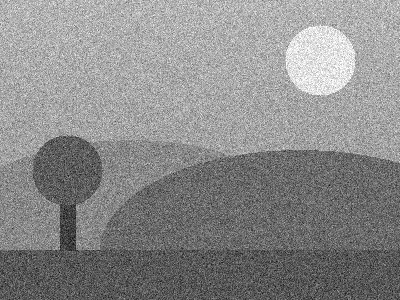
#> input picture CV_Unit2_Assignment/09_Filter_Comparison/input.jpg, 400 x 300 px
$ python program.py
#> lines starting #> are read from the running program, lines starting #| are printed output that depends on the picture
"""
Program 9: Mean vs Gaussian vs Median
Applies Mean, Gaussian and Median filters to the same noisy image
and saves each result separately.
"""
import cv2

img = cv2.imread("input.jpg", cv2.IMREAD_GRAYSCALE)
#> img is the input picture: shape (300, 400); min 6, max 255, mean 138.6

mean_result = cv2.blur(img, (5, 5))
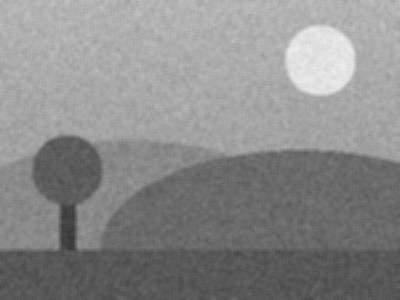
#> mean_result: shape (300, 400); min 54, max 239, mean 138.6
gaussian_result = cv2.GaussianBlur(img, (5, 5), 0)
median_result = cv2.medianBlur(img, 5)

cv2.imwrite("output_mean.png", mean_result)
cv2.imwrite("output_gaussian.png", gaussian_result)
cv2.imwrite("output_median.png", median_result)

print("Mean, Gaussian and Median filters applied and saved.")
